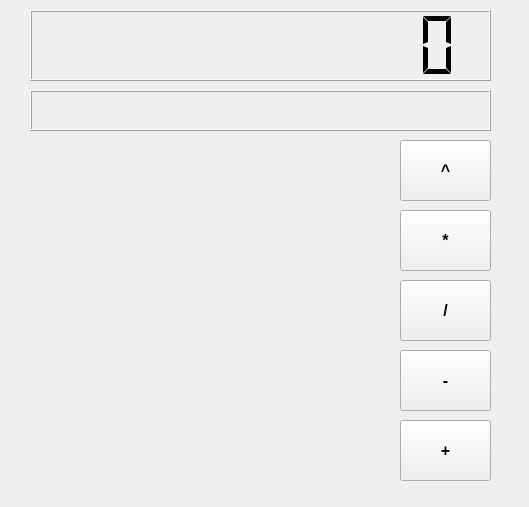
<?xml version="1.0" encoding="UTF-8"?>
<ui version="4.0">
 <class>Form</class>
 <widget class="QWidget" name="Form">
  <property name="geometry">
   <rect>
    <x>0</x>
    <y>0</y>
    <width>529</width>
    <height>507</height>
   </rect>
  </property>
  <property name="windowTitle">
   <string>Form</string>
  </property>
  <widget class="QPushButton" name="pushButton_div">
   <property name="geometry">
    <rect>
     <x>400</x>
     <y>350</y>
     <width>91</width>
     <height>61</height>
    </rect>
   </property>
   <property name="font">
    <font>
     <pointsize>12</pointsize>
     <weight>75</weight>
     <bold>true</bold>
    </font>
   </property>
   <property name="text">
    <string>-</string>
   </property>
  </widget>
  <widget class="QPushButton" name="pushButton_plus">
   <property name="geometry">
    <rect>
     <x>400</x>
     <y>420</y>
     <width>91</width>
     <height>61</height>
    </rect>
   </property>
   <property name="font">
    <font>
     <pointsize>12</pointsize>
     <weight>75</weight>
     <bold>true</bold>
    </font>
   </property>
   <property name="text">
    <string>+</string>
   </property>
  </widget>
  <widget class="QWidget" name="gridLayoutWidget">
   <property name="geometry">
    <rect>
     <x>30</x>
     <y>140</y>
     <width>361</width>
     <height>341</height>
    </rect>
   </property>
   <layout class="QGridLayout" name="gridLayout"/>
  </widget>
  <widget class="QLCDNumber" name="lcdNumber">
   <property name="geometry">
    <rect>
     <x>30</x>
     <y>10</y>
     <width>461</width>
     <height>71</height>
    </rect>
   </property>
   <property name="smallDecimalPoint">
    <bool>true</bool>
   </property>
   <property name="digitCount">
    <number>10</number>
   </property>
   <property name="segmentStyle">
    <enum>QLCDNumber::Flat</enum>
   </property>
  </widget>
  <widget class="QLabel" name="disp_stack">
   <property name="geometry">
    <rect>
     <x>30</x>
     <y>90</y>
     <width>461</width>
     <height>41</height>
    </rect>
   </property>
   <property name="font">
    <font>
     <pointsize>12</pointsize>
     <weight>75</weight>
     <bold>true</bold>
    </font>
   </property>
   <property name="layoutDirection">
    <enum>Qt::LeftToRight</enum>
   </property>
   <property name="frameShape">
    <enum>QFrame::Box</enum>
   </property>
   <property name="frameShadow">
    <enum>QFrame::Raised</enum>
   </property>
   <property name="lineWidth">
    <number>1</number>
   </property>
   <property name="midLineWidth">
    <number>0</number>
   </property>
   <property name="text">
    <string/>
   </property>
   <property name="scaledContents">
    <bool>false</bool>
   </property>
   <property name="alignment">
    <set>Qt::AlignRight|Qt::AlignTrailing|Qt::AlignVCenter</set>
   </property>
  </widget>
  <widget class="QPushButton" name="pushButton_step">
   <property name="geometry">
    <rect>
     <x>400</x>
     <y>140</y>
     <width>91</width>
     <height>61</height>
    </rect>
   </property>
   <property name="font">
    <font>
     <pointsize>12</pointsize>
     <weight>75</weight>
     <bold>true</bold>
    </font>
   </property>
   <property name="text">
    <string>^</string>
   </property>
  </widget>
  <widget class="QPushButton" name="pushButton_del">
   <property name="geometry">
    <rect>
     <x>400</x>
     <y>280</y>
     <width>91</width>
     <height>61</height>
    </rect>
   </property>
   <property name="font">
    <font>
     <pointsize>12</pointsize>
     <weight>75</weight>
     <bold>true</bold>
    </font>
   </property>
   <property name="text">
    <string>/</string>
   </property>
  </widget>
  <widget class="QPushButton" name="pushButton_mul">
   <property name="geometry">
    <rect>
     <x>400</x>
     <y>210</y>
     <width>91</width>
     <height>61</height>
    </rect>
   </property>
   <property name="font">
    <font>
     <pointsize>12</pointsize>
     <weight>75</weight>
     <bold>true</bold>
    </font>
   </property>
   <property name="text">
    <string>*</string>
   </property>
  </widget>
 </widget>
 <resources/>
 <connections/>
</ui>
